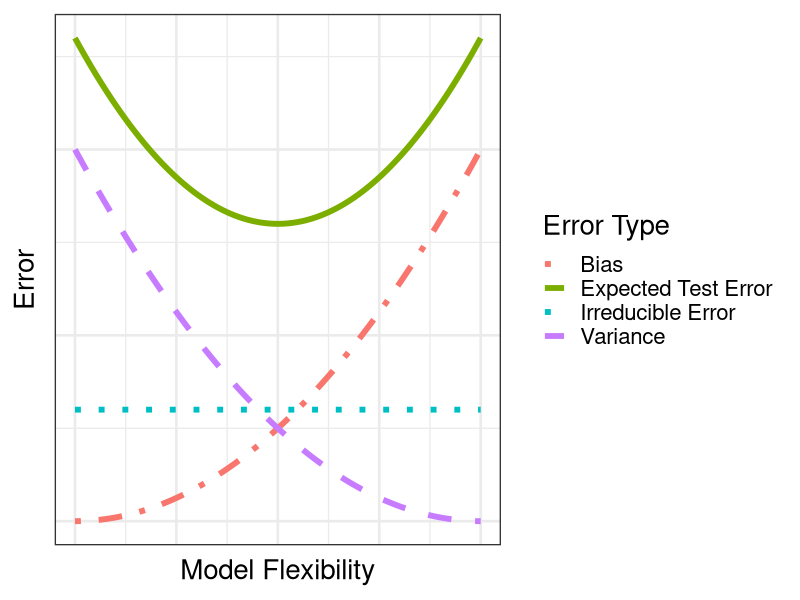

Recreate this plot in R.
## ---- chunk 1
library("tidyverse")

d <- tibble(
  x = seq(0, 1, length.out = 100),
  `Irreducible Error` = 0.3
) |>
  mutate(
    Bias = x^2,
    Variance = rev(Bias),
    `Expected Test Error` = Bias + Variance + `Irreducible Error`
  ) |>
  pivot_longer(
    cols = -x,
    names_to = "Error Type",
    values_to = "Error"
  )

ggplot(
  d,
  aes(x = x, y = Error, color = `Error Type`, linetype = `Error Type`)
) +
  geom_line(linewidth = 2) +
  labs(
    x = "Model Flexibility",
    y = "Error"
  ) +
  scale_linetype_manual(
    values = c(
      "Expected Test Error" = "solid",
      "Bias" = "dotdash",
      "Variance" = "dashed",
      "Irreducible Error" = "dotted"
    )
  ) +
  theme_bw(base_size = 20) +
  theme(
    # Remove tick marks and labels
    axis.ticks.x = element_blank(),
    axis.text.x = element_blank(),
    axis.ticks.y = element_blank(),
    axis.text.y = element_blank()
  )
